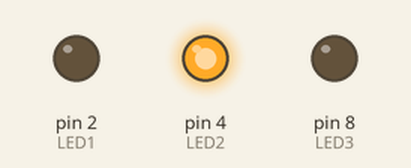
This sketch was run on a simulated Arduino Uno, built with avr-gcc and run on an emulated ATmega328P. Shown: output pins drawn as LEDs (lit = HIGH). Random numbers use the default seed unless the sketch sets one.

Above: at 0.1 s.
At 9.6 s:
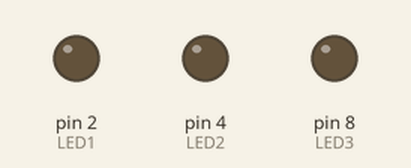
At 20.1 s:
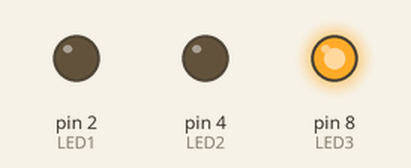
At 36.1 s:
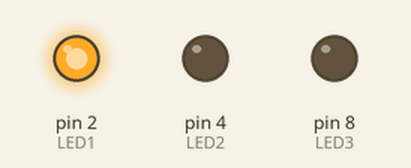
Timing chart, 0 to 40.0 s (numbered marks = the images above):
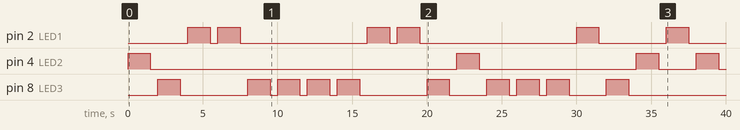

The sketch:

Lab3L31.ino
```cpp
/*
Name:		Lab3L31.ino
Created:	5/23/2018 5:40:22 PM
Author:	chris
*/
int LED1 = 2; //The blue LED is connected pin 2 of the Arduino.
int LED2 = 4; //The blue LED is connected pin 4 of the Arduino.
int LED3 = 8; //The blue LED is connected pin 4 of the Arduino.
int onTime = 1500;    //This is the number of milliseconds the LED will be on for.
int offTime = 500;    //This is the number of milliseconds the LED will be on for.
int leds[] = { LED1, LED2, LED3 };
String flashing = "Flashing == ";
					   // the setup function runs once when you press reset or power the board
void setup() {
	pinMode(LED1, OUTPUT);  //Setup Red LED pin as an output pin.
	pinMode(LED2, OUTPUT);  //Setup Blue LED pin as an output pin.
	pinMode(LED3, OUTPUT);  //Setup Green LED pin as an output pin.

}

// the loop function runs over and over again until power down or reset
void loop() {
	for (int i = 0; i < 15; i++) {

		int randNum = rand() % 3;
		LightFlash(leds[randNum]);
	}
}

void LightFlash(int port) {
	Serial.println(String(flashing + port));
	digitalWrite(port, HIGH);  //Turn on the blue LED.
	delay(onTime);                   //Wait onTime.
	digitalWrite(port, LOW);   //Turn off the blue LED.
	delay(offTime);                  //Wait offTime.

}
```

Measured:
- by itself, pin 2 (LED1): LOW → HIGH at 4.0 s, → LOW 1.5 s later, → HIGH 0.50 s later, → LOW 1.5 s later, … (12 changes in this stretch)
- by itself, pin 4 (LED2): LOW → HIGH at 0.00 s, → LOW 1.5 s later, → HIGH 20.5 s later, → LOW 1.5 s later, … (8 changes in this stretch)
- by itself, pin 8 (LED3): LOW → HIGH at 2.0 s, → LOW 1.5 s later, → HIGH 4.5 s later, → LOW 1.5 s later, … (20 changes in this stretch)
